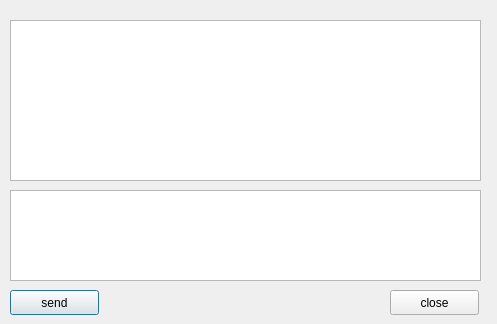
<?xml version="1.0" encoding="UTF-8"?>
<ui version="4.0">
 <class>chatWindow</class>
 <widget class="QDialog" name="chatWindow">
  <property name="geometry">
   <rect>
    <x>0</x>
    <y>0</y>
    <width>497</width>
    <height>324</height>
   </rect>
  </property>
  <property name="windowTitle">
   <string>Dialog</string>
  </property>
  <widget class="QTextEdit" name="DisplaytextEdit">
   <property name="geometry">
    <rect>
     <x>10</x>
     <y>20</y>
     <width>471</width>
     <height>161</height>
    </rect>
   </property>
  </widget>
  <widget class="QTextEdit" name="inputtextEdit">
   <property name="geometry">
    <rect>
     <x>10</x>
     <y>190</y>
     <width>471</width>
     <height>91</height>
    </rect>
   </property>
  </widget>
  <widget class="QPushButton" name="sendBtn">
   <property name="geometry">
    <rect>
     <x>10</x>
     <y>290</y>
     <width>89</width>
     <height>25</height>
    </rect>
   </property>
   <property name="text">
    <string>send</string>
   </property>
  </widget>
  <widget class="QPushButton" name="closeButton">
   <property name="geometry">
    <rect>
     <x>390</x>
     <y>290</y>
     <width>89</width>
     <height>25</height>
    </rect>
   </property>
   <property name="text">
    <string>close</string>
   </property>
  </widget>
 </widget>
 <resources/>
 <connections>
  <connection>
   <sender>closeButton</sender>
   <signal>clicked()</signal>
   <receiver>chatWindow</receiver>
   <slot>accept()</slot>
   <hints>
    <hint type="sourcelabel">
     <x>434</x>
     <y>302</y>
    </hint>
    <hint type="destinationlabel">
     <x>248</x>
     <y>161</y>
    </hint>
   </hints>
  </connection>
 </connections>
</ui>
